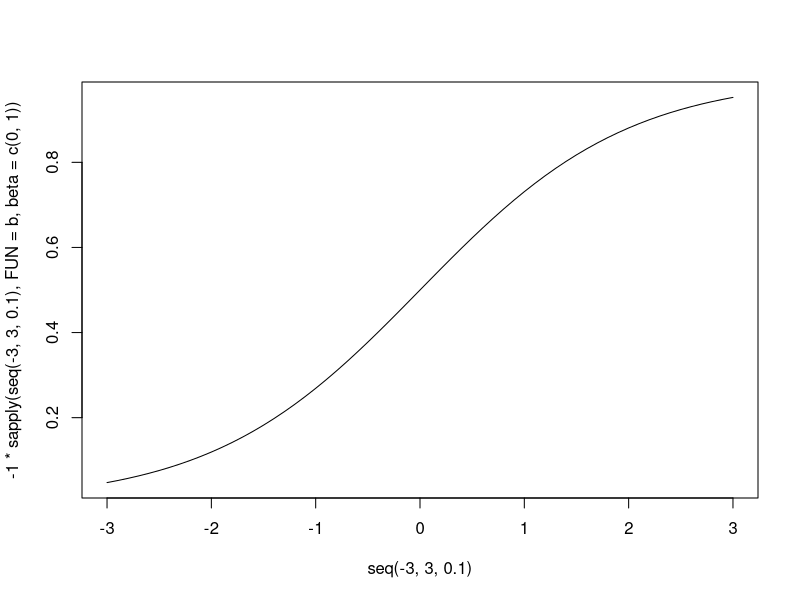

The R script that drew this image:
## ---- chunk 1
knitr::opts_chunk$set(echo = TRUE)
library(stats)
## ---- chunk 2
x = c(1.34,-1.38,-0.19,-0.44,1.90,-0.80,0.91,0.26,1.37,-1.62,-0.96,1.90,0.99,1.96,-1.57,1.51,-1.61,-1.02,-0.92,-1.87,1.73,-1.23,-1.24,0.22
,1.42)
y = c(1,0,0,1,1,0,1,1,1,0,1,1,1,1,1,0,0,0,0,0,1,0,0,1,0)
data = data.frame(x,y)
## ---- chunk 3
fit1 = glm(y~x,family = binomial,data = data)
summary(fit1)
coefficients(fit1)
## ---- chunk 4
confint(fit1)
## ---- chunk 5
exp(.1158+1.0285)/(1+exp(.1158+1.0285))
## ---- chunk 6
b = function(beta,x){
  b0 = beta[1]
  b1 = beta[2]
  log = sum(exp(b0+b1*x)/(1+exp(b0+b1*x)))
  return(-log)
}
optim(c(.25,.75),fn=b,x=x)
## ---- chunk 7
plot(seq(-3,3,.1),-1*sapply(seq(-3,3,.1),FUN=b,beta=c(0,1)),type='l')
